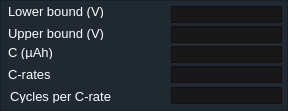
   <widget class="QFrame" name="rate_testing">
    <property name="enabled">
     <bool>true</bool>
    </property>
    <property name="geometry">
     <rect>
      <x>5</x>
      <y>40</y>
      <width>288</width>
      <height>111</height>
     </rect>
    </property>
    <property name="styleSheet">
     <string notr="true">background-color: #202932;</string>
    </property>
    <property name="frameShape">
     <enum>QFrame::StyledPanel</enum>
    </property>
    <property name="frameShadow">
     <enum>QFrame::Raised</enum>
    </property>
    <widget class="QLabel" name="label_18">
     <property name="geometry">
      <rect>
       <x>8</x>
       <y>4</y>
       <width>112</width>
       <height>14</height>
      </rect>
     </property>
     <property name="font">
      <font>
       <pointsize>10</pointsize>
       <weight>50</weight>
       <italic>false</italic>
       <bold>false</bold>
      </font>
     </property>
     <property name="styleSheet">
      <string notr="true">color: rgb(254, 253, 255);
font: 10pt;</string>
     </property>
     <property name="text">
      <string>Lower bound (V)</string>
     </property>
     <property name="textFormat">
      <enum>Qt::PlainText</enum>
     </property>
    </widget>
    <widget class="QLabel" name="label_19">
     <property name="geometry">
      <rect>
       <x>8</x>
       <y>26</y>
       <width>112</width>
       <height>14</height>
      </rect>
     </property>
     <property name="font">
      <font>
       <pointsize>10</pointsize>
       <weight>50</weight>
       <italic>false</italic>
       <bold>false</bold>
      </font>
     </property>
     <property name="styleSheet">
      <string notr="true">color: rgb(254, 253, 255);
font: 10pt;</string>
     </property>
     <property name="text">
      <string>Upper bound (V)</string>
     </property>
     <property name="textFormat">
      <enum>Qt::PlainText</enum>
     </property>
    </widget>
    <widget class="QLabel" name="label_20">
     <property name="geometry">
      <rect>
       <x>8</x>
       <y>45</y>
       <width>141</width>
       <height>14</height>
      </rect>
     </property>
     <property name="font">
      <font>
       <pointsize>10</pointsize>
       <weight>50</weight>
       <italic>false</italic>
       <bold>false</bold>
      </font>
     </property>
     <property name="styleSheet">
      <string notr="true">color: rgb(254, 253, 255);
font: 10pt;</string>
     </property>
     <property name="text">
      <string>C (µAh)</string>
     </property>
     <property name="textFormat">
      <enum>Qt::PlainText</enum>
     </property>
    </widget>
    <widget class="QLabel" name="label_21">
     <property name="geometry">
      <rect>
       <x>8</x>
       <y>67</y>
       <width>134</width>
       <height>14</height>
      </rect>
     </property>
     <property name="font">
      <font>
       <pointsize>10</pointsize>
       <weight>50</weight>
       <italic>false</italic>
       <bold>false</bold>
      </font>
     </property>
     <property name="styleSheet">
      <string notr="true">color: rgb(254, 253, 255);
font: 10pt;</string>
     </property>
     <property name="text">
      <string>C-rates</string>
     </property>
     <property name="textFormat">
      <enum>Qt::PlainText</enum>
     </property>
    </widget>
    <widget class="QFrame" name="frame_17">
     <property name="geometry">
      <rect>
       <x>171</x>
       <y>6</y>
       <width>111</width>
       <height>17</height>
      </rect>
     </property>
     <property name="styleSheet">
      <string notr="true">background-color: #181818;
border-color: &quot;Solid&quot;;</string>
     </property>
     <property name="frameShape">
      <enum>QFrame::StyledPanel</enum>
     </property>
     <property name="frameShadow">
      <enum>QFrame::Raised</enum>
     </property>
     <widget class="QLineEdit" name="rate_lbound">
      <property name="geometry">
       <rect>
        <x>0</x>
        <y>0</y>
        <width>111</width>
        <height>17</height>
       </rect>
      </property>
      <property name="styleSheet">
       <string notr="true">color: rgb(255, 255, 255);</string>
      </property>
     </widget>
    </widget>
    <widget class="QFrame" name="frame_19">
     <property name="geometry">
      <rect>
       <x>171</x>
       <y>46</y>
       <width>111</width>
       <height>17</height>
      </rect>
     </property>
     <property name="styleSheet">
      <string notr="true">background-color: #181818;
border-color: &quot;Solid&quot;;</string>
     </property>
     <property name="frameShape">
      <enum>QFrame::StyledPanel</enum>
     </property>
     <property name="frameShadow">
      <enum>QFrame::Raised</enum>
     </property>
     <widget class="QLineEdit" name="rate_one_c_current">
      <property name="geometry">
       <rect>
        <x>0</x>
        <y>0</y>
        <width>111</width>
        <height>17</height>
       </rect>
      </property>
      <property name="styleSheet">
       <string notr="true">color: rgb(255, 255, 255);</string>
      </property>
     </widget>
    </widget>
    <widget class="QFrame" name="frame_20">
     <property name="geometry">
      <rect>
       <x>171</x>
       <y>26</y>
       <width>111</width>
       <height>17</height>
      </rect>
     </property>
     <property name="styleSheet">
      <string notr="true">background-color: #181818;
border-color: &quot;Solid&quot;;</string>
     </property>
     <property name="frameShape">
      <enum>QFrame::StyledPanel</enum>
     </property>
     <property name="frameShadow">
      <enum>QFrame::Raised</enum>
     </property>
     <widget class="QLineEdit" name="rate_ubound">
      <property name="geometry">
       <rect>
        <x>0</x>
        <y>0</y>
        <width>111</width>
        <height>17</height>
       </rect>
      </property>
      <property name="styleSheet">
       <string notr="true">color: rgb(255, 255, 255);</string>
      </property>
     </widget>
    </widget>
    <widget class="QFrame" name="frame_21">
     <property name="geometry">
      <rect>
       <x>171</x>
       <y>66</y>
       <width>111</width>
       <height>17</height>
      </rect>
     </property>
     <property name="styleSheet">
      <string notr="true">background-color: #181818;
border-color: &quot;Solid&quot;;</string>
     </property>
     <property name="frameShape">
      <enum>QFrame::StyledPanel</enum>
     </property>
     <property name="frameShadow">
      <enum>QFrame::Raised</enum>
     </property>
     <widget class="QLineEdit" name="rate_crates">
      <property name="geometry">
       <rect>
        <x>0</x>
        <y>0</y>
        <width>111</width>
        <height>17</height>
       </rect>
      </property>
      <property name="styleSheet">
       <string notr="true">color: rgb(255, 255, 255);</string>
      </property>
     </widget>
    </widget>
    <widget class="QFrame" name="frame_22">
     <property name="geometry">
      <rect>
       <x>171</x>
       <y>87</y>
       <width>111</width>
       <height>17</height>
      </rect>
     </property>
     <property name="styleSheet">
      <string notr="true">background-color: #181818;
border-color: &quot;Solid&quot;;</string>
     </property>
     <property name="frameShape">
      <enum>QFrame::StyledPanel</enum>
     </property>
     <property name="frameShadow">
      <enum>QFrame::Raised</enum>
     </property>
     <widget class="QLineEdit" name="rate_numcycles">
      <property name="geometry">
       <rect>
        <x>0</x>
        <y>0</y>
        <width>111</width>
        <height>17</height>
       </rect>
      </property>
      <property name="styleSheet">
       <string notr="true">color: rgb(255, 255, 255);</string>
      </property>
     </widget>
    </widget>
    <widget class="QLabel" name="label_22">
     <property name="geometry">
      <rect>
       <x>10</x>
       <y>89</y>
       <width>119</width>
       <height>14</height>
      </rect>
     </property>
     <property name="font">
      <font>
       <pointsize>10</pointsize>
       <weight>50</weight>
       <italic>false</italic>
       <bold>false</bold>
      </font>
     </property>
     <property name="styleSheet">
      <string notr="true">color: rgb(254, 253, 255);
font: 10pt;</string>
     </property>
     <property name="text">
      <string>Cycles per C-rate</string>
     </property>
     <property name="textFormat">
      <enum>Qt::PlainText</enum>
     </property>
    </widget>
   </widget>
